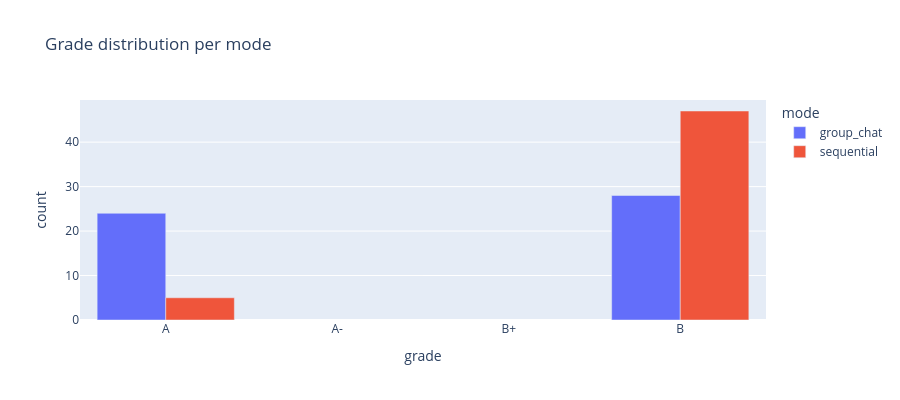

Notebook code for this chart:
### Code cell
# Grade distribution
if 'grade' in df.columns:
    grade_order = ['A+', 'A', 'A-', 'B+', 'B', 'B-', 'C+', 'C', 'C-', 'D', 'F']
    grade_counts = df.groupby(['mode', 'grade']).size().reset_index(name='count')
    fig = px.bar(
        grade_counts, x='grade', y='count', color='mode',
        barmode='group', category_orders={'grade': grade_order},
        title='Grade distribution per mode'
    )
    fig.update_layout(height=400)
    fig.show()

### Figure 1 — Plotly figure (JSON) as saved in the notebook; plotly's stock layout.template omitted (floating-point values rounded to 4 significant figures)
{"data": [{"alignmentgroup": "True", "hovertemplate": "mode=group_chat<br>grade=%{x}<br>count=%{y}<extra></extra>", "legendgroup": "group_chat", "marker": {"color": "#636efa", "pattern": {"shape": ""}}, "name": "group_chat", "offsetgroup": "group_chat", "orientation": "v", "showlegend": true, "textposition": "auto", "type": "bar", "x": ["A", "B"], "xaxis": "x", "y": [24, 28], "yaxis": "y"}, {"alignmentgroup": "True", "hovertemplate": "mode=sequential<br>grade=%{x}<br>count=%{y}<extra></extra>", "legendgroup": "sequential", "marker": {"color": "#EF553B", "pattern": {"shape": ""}}, "name": "sequential", "offsetgroup": "sequential", "orientation": "v", "showlegend": true, "textposition": "auto", "type": "bar", "x": ["A", "B"], "xaxis": "x", "y": [5, 47], "yaxis": "y"}], "layout": {"barmode": "group", "height": 400, "legend": {"title": {"text": "mode"}, "tracegroupgap": 0}, "title": {"text": "Grade distribution per mode"}, "xaxis": {"anchor": "y", "categoryarray": ["A+", "A", "A-", "B+", "B", "B-", "C+", "C", "C-", "D", "F"], "categoryorder": "array", "domain": [0, 1], "title": {"text": "grade"}}, "yaxis": {"anchor": "x", "domain": [0, 1], "title": {"text": "count"}}}}
